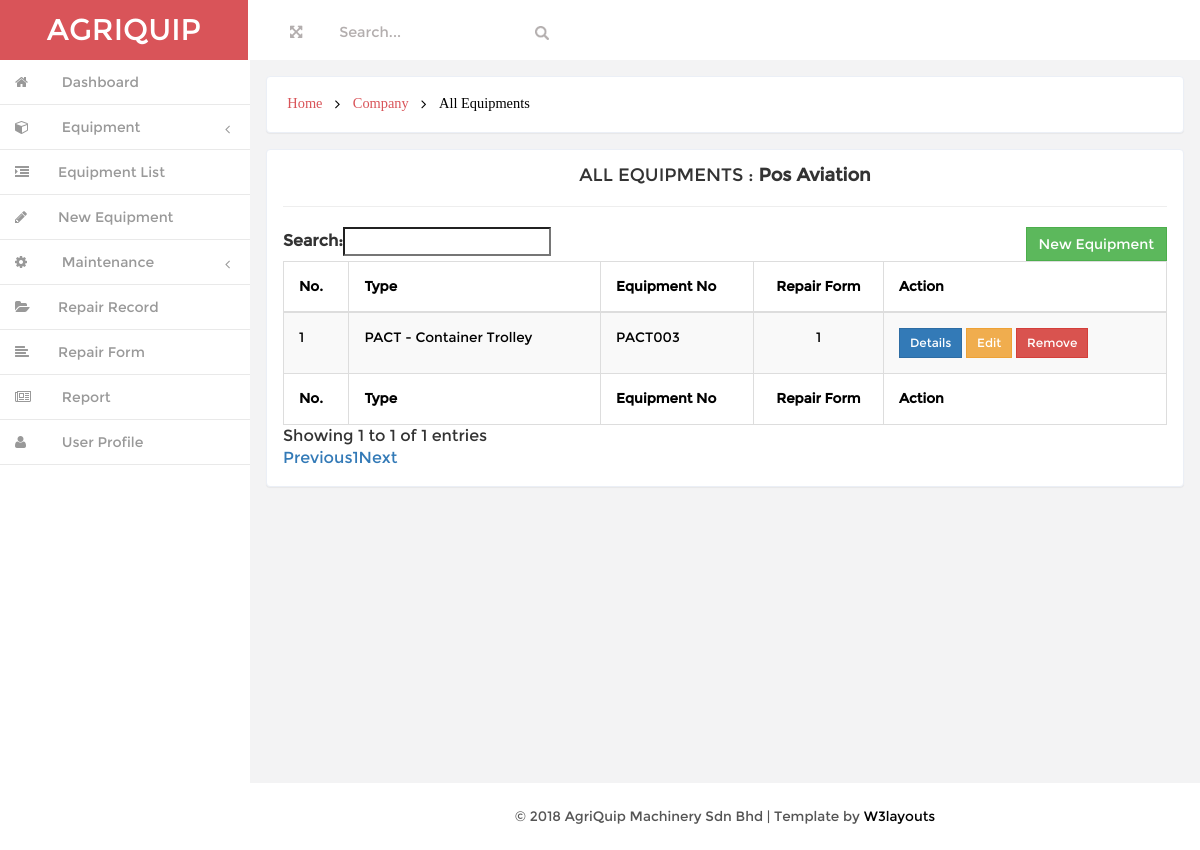
/user/admin/company_equipment.php?company_name=Pos Aviation, run on the app's committed database.
### tables this page shows
CREATE TABLE IF NOT EXISTS `equipment` (
  `id` int(20) NOT NULL AUTO_INCREMENT,
  `type_name` varchar(200) NOT NULL,
  `equipment_no` varchar(200) NOT NULL,
  `manufacture_year` varchar(200) NOT NULL,
  `seriel_no` varchar(200) NOT NULL,
  `remark` varchar(200) NOT NULL,
  `type_id` int(20) NOT NULL,
  PRIMARY KEY (`id`)
);

### user/admin/company_equipment.php (the view, shortened to what this page needs)
<!DOCTYPE HTML>
<html>
<head>
<link href="css/bootstrap.min.css" rel='stylesheet' type='text/css' />
<link href="css/style.css" rel='stylesheet' type='text/css' />
<link href="css/font-awesome.css" rel="stylesheet">
<link href="css/custom.css" rel="stylesheet">
<?php include "database.php"; ?>
</head>
<body>
<div id="wrapper">
        <nav class="navbar-default navbar-static-top" role="navigation">
             <div class="navbar-header">
               <h1> <a class="navbar-brand" href="index.html">AGRIQUIP</a></h1>
			   </div>
			 <div class=" border-bottom">
        	<div class="full-left">
        	  <section class="full-top">
				<button id="toggle"><i class="fa fa-arrows-alt"></i></button>
			</section>
			<form class=" navbar-left-right">
              <input type="text"  value="Search..." onfocus="this.value = '';" onblur="if (this.value == '') {this.value = 'Search...';}">
              <input type="submit" value="" class="fa fa-search">
            </form>
            <div class="clearfix"> </div>
           </div>
			<div class="clearfix">
     </div>
		    <div class="navbar-default sidebar" role="navigation">
            <div class="sidebar-nav navbar-collapse">
                <ul class="nav" id="side-menu">
                    <li>
                        <a href="index.html" class=" hvr-bounce-to-right"><i class="fa fa-home nav_icon"></i><span class="nav-label"> Dashboard</span> </a>
                    </li>
										<li>
                        <a href="#" class=" hvr-bounce-to-right"><i class="fa fa-cube nav_icon"></i> <span class="nav-label">Equipment</span><span class="fa arrow"></span></a>
                        <ul class="nav nav-second-level">
                            <li><a href="equipmentlist.php" class=" hvr-bounce-to-right"> <i class="fa fa-indent nav_icon"></i>Equipment List</a></li>
														<li><a href="equipmentform.php" class=" hvr-bounce-to-right"> <i class="fa fa-pencil nav_icon"></i>New Equipment</a></li>
                        </ul>
                    </li>
										<li>
                        <a href="#" class=" hvr-bounce-to-right"><i class="fa fa-cog nav_icon"></i> <span class="nav-label">Maintenance</span><span class="fa arrow"></span></a>
                        <ul class="nav nav-second-level">
                            <li><a href="repairlist.php" class=" hvr-bounce-to-right"> <i class="fa fa-folder-open nav_icon"></i>Repair Record</a></li>
														<li><a href="repairform.php" class=" hvr-bounce-to-right"> <i class="fa fa-align-left nav_icon"></i>Repair Form</a></li>
                        </ul>
                    </li>
										<li>
                        <a href="gallery.html" class=" hvr-bounce-to-right"><i class="fa fa-newspaper-o nav_icon"></i> <span class="nav-label">Report</span> </a>
                    </li>
										<li>
                        <a href="#" class=" hvr-bounce-to-right"><i class="fa fa-user nav_icon"></i> <span class="nav-label">User Profile</span></a>
                    </li>
                </ul>
            </div>
			</div>
        </nav>
		 <div id="page-wrapper" class="gray-bg dashbard-1">
       <div class="content-main">
		     <div class="banner">
		    	<h2>
				<a href="dashboard.php">Home</a>
				<i class="fa fa-angle-right"></i>
        <a href="companylist.php">Company</a>
        <i class="fa fa-angle-right"></i>
				<span>All Equipments</span>
				</h2>
		    </div>
 	<div class="blank">
			<div class="blank-page">
        <?php
					$company_name = $_GET['company_name'];
					?>
				<div class="header">
						<center><h4 class="title">ALL EQUIPMENTS : <b><?php echo $company_name; ?></b></h4></center>
				</div>
				<hr>
        <div class="body">
					<div class="table-responsive">
        <table class="table table-striped table-bordered table-hover table-sm" id="dataTables-example">
          <a class="btn btn-success pull-right" href="equipmentform.php">New Equipment</a>
          <thead>
            <tr>
              <th>No.</th>
							<th>Type</th>
              <th>Equipment No</th>
							<th><center>Repair Form</center></th>
							<th>Action</th>
						</tr>
          </thead>
					<tfoot>
						<tr>
              <th>No.</th>
							<th>Type</th>
              <th>Equipment No</th>
							<th><center>Repair Form</center></th>
							<th>Action</th>
						</tr>
          </tfoot>
					<tbody>
						<?php
							$count = 0;
              $company_name = $_GET['company_name'];
							$sql = "SELECT equipment.id, equipment.type_name, equipment.equipment_no,equipment.manufacture_year,equipment.seriel_no,equipment.remark, company.company_name
                      FROM equipment
                      LEFT JOIN equipment_type ON equipment.type_name=equipment_type.type_name
                      LEFT JOIN company ON equipment_type.company_name=company.company_name
                      WHERE company.company_name='$company_name'";
							$result = $conn->query($sql);
							while($row = $result->fetch_assoc()){
                  $equipment_id = $row["id"];
									$type_name = $row["type_name"];
                  $equipment_no = $row["equipment_no"];
								$count++;
						?>
            <?php
            $sqlrepair="SELECT repair_id FROM repair WHERE equipment_no='$equipment_no'";
            if ($resultrepair=mysqli_query($conn,$sqlrepair))
              {
              $rowcountrepair=mysqli_num_rows($resultrepair);
            ?>
						<tr>
							<td><?php echo $count; ?></td>
							<td><?php echo $type_name; ?></td>
							<td><?php echo $equipment_no; ?></td>
							<td><center><?php echo $rowcountrepair; ?></center></td>
                <?php
                  }
                ?>
							<td>
								<div>
									<a href="#equipmentInfo<?php echo $equipment_no;?>" data-toggle="modal"><button type="button" class="btn btn-sm btn-primary">Details</button></a>
									<a href="#editEquipment<?php echo $equipment_id;?>" data-toggle="modal"><button type='button' class='btn btn-warning btn-sm'>Edit</button></a>
									<a href="#deleteEquipment<?php echo $equipment_no;?>" data-toggle="modal"><button type='button' class='btn btn-danger btn-sm'>Remove</button></a>
								</div>
							</td>
						</tr>
						<?php }
             ?>
					</tbody>
        </table>
			</div>
		</div>
	 </div>
	</div>
<div class="copy">
            <p> &copy; 2018 AgriQuip Machinery Sdn Bhd | Template by <a href="http://w3layouts.com/" target="_blank">W3layouts</a> </p>	    </div>
		</div>
		</div>
       </div>
</body>
</html>

### user/admin/css/style.css (style rules this page uses)
h4, h5, h6, h1, h2, h3 { margin: 0; }
ul, ol { margin: 0;padding: 0; }
p { margin: 0; }
html, body { font-family:'Montserrat-Regular'; font-size: 100%; background:#F3F3F4; overflow-x: hidden; }
body a { transition:0.5s all; -webkit-transition:0.5s all; -moz-transition:0.5s all; -o-transition:0.5s all; -ms-transition:0.5s all; }
div#wrapper { background-color: #fff; }
.navbar-default.sidebar { background-color: #fff; }
h1 a.navbar-brand { color: #fff !important; font-size: 30px; font-weight: 500; padding: 20px 0px; background: #d95459; text-align: center; width:248px; height: 60px; }
i.nav_icon { color: #fff; margin-right:6px; }
.sidebar ul li a { color: #999; font-size:14px; }
.hvr-bounce-to-right { display: inline-block; vertical-align: middle; -webkit-transform: translateZ(0); transform: translateZ(0); box-shadow: 0 0 1px rgba(0, 0, 0, 0); -webkit-backface-visibility: hidden; backface-visibility: hidden; -moz-osx-font-smoothing: grayscale; position: relative; -webkit-transition-property: color; transition-property: color; -webkit-transition-duration: 0.5s; transition-duration: 0.5s; }
.hvr-bounce-to-right:before { content: ""; position: absolute; z-index: -1; top: 0; left: 0; right: 80%; bottom: 0; background:#7f8c8d; -webkit-transform: scaleX(0); transform: scaleX(0); -webkit-transform-origin: 0 50%; transform-origin: 0 50%; -webkit-transition-property: transform; transition-property: transform; -webkit-transition-duration: 0.5s; transition-duration: 0.5s; -webkit-transition-timing-function: ease-out; transition-timing-function: ease-out; }
.nav > li > a { color: #999; font-weight:500; padding: 0px 20px 0px 0px; font-size: 0.85em; border-bottom: 1px solid #E9E9E9; }
.nav > li > a i { margin-right: 14px; }
i.nav_icon { color: #999; padding: 15px; width: 44px; height: 44px; }
span.fa.arrow { margin-top: 17px; }
@media (min-width: 768px) { #page-wrapper { position: inherit; margin: 0 0 0 240px; min-height: 1000px; } }
.content-main { background-color: #F3F3F4; padding-top: 1em; }
.full-top { float:left; }
.navbar-left-right { float: left; margin-left: 6%; }
.border-bottom { background-color: #fff; }
.full-left { float: left; width: 40%; margin-left: 3%; margin-top: 1.3em; }
.full-left button { background: none; border: none; outline: none; color: #B3AEAE; font-size: 0.9em; }
.navbar-left-right input[type="text"] { background: none; border: none; outline: none; color:#B3AEAE; font-size: 0.9em; }
.navbar-left-right input[type="submit"] { background: url(../images/search.png) 0px 2px no-repeat; width:16px; height:16px; border: none; outline: none; color:#B3AEAE; font-size: 0.9em; }
.banner { background: #fff; display: block; margin: 0em 1em ; padding:1em; border: 1px solid #ebeff6; border-color: #ebeff6; border-radius: 4px; -webkit-border-radius: 4px; -o-border-radius: 4px; -moz-border-radius: 4px; -ms-border-radius: 4px; -webkit-box-shadow: 0 1px 1px rgba(0,0,0,.05); box-shadow: 0 1px 1px rgba(0,0,0,.05); }
.banner h2 { font-size:0.9em; }
.banner h2 a { color:#D95459; text-decoration:none; font-family: 'Muli-Regular'; padding:0.3em ; }
.banner h2 span { color:#000; font-family: 'Muli-Regular'; padding:0.3em ; }
.banner h2 i { color:#000; vertical-align:middle; padding:0.3em ; }
.blank { padding: 1em; min-height: 650px; }
.blank-page { padding: 1em; background: #fff; border: 1px solid #ebeff6; border-radius: 4px; -webkit-border-radius: 4px; -o-border-radius: 4px; -moz-border-radius: 4px; -ms-border-radius: 4px; -webkit-box-shadow: 0 1px 1px rgba(0,0,0,.05); box-shadow: 0 1px 1px rgba(0,0,0,.05); }
.btn { border-radius: 0px; outline: none; }
.table td, .table>tbody>tr>td, .table>tbody>tr>th, .table>tfoot>tr>td, .table>tfoot>tr>th, .table>thead>tr>td, .table>thead>tr>th { padding: 15px !important; font-size: 0.85em; color: #000000; border-top: none !important; }
.table { margin-bottom: 0; }
.copy { background:#fff; text-align:center; padding:1.5em 0; }
.copy p, .copy-right p { font-size:0.85em; color:#555; }
.copy p a, .copy-right p a { color:#000; }

### data on the page
equipment: type_name "PACT - Container Trolley", equipment_no "PACT003", rowcountrepair "1"

### other printed values
$company_name "Pos Aviation"
